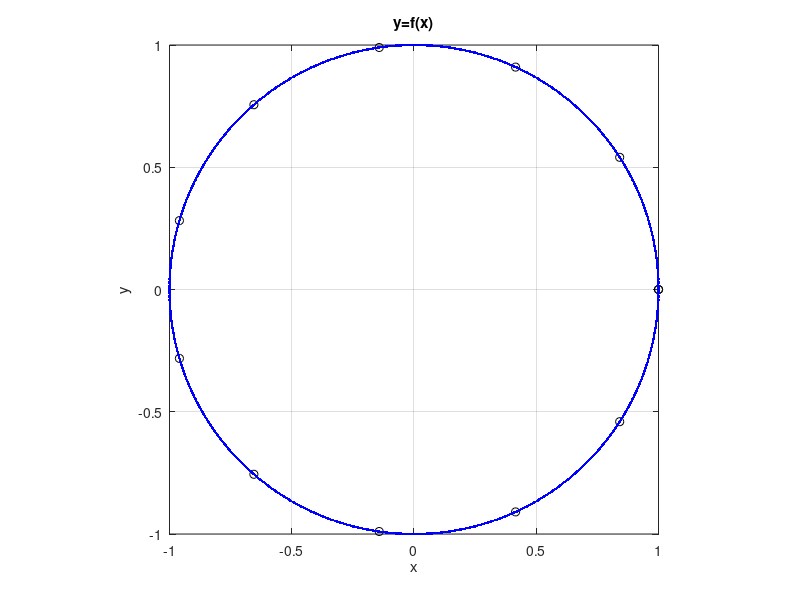

The MATLAB source for this figure:
% interp_circle.m
% x(i) = ax0 +ax1*i^1 + ax2*i^2 + ... + axN*i^N
% y(i) = ay0 +ay1*i^1 + ay2*i^2 + ... + ayN*i^N
clear all; close all;
N = 11; % stopien wielomianow
i = (0 : N)'; % zmienna "i" wielomianu w wezlach ("rzadka")
xi = cos( 2*pi/N * i ); % wartosci funkcji x=kosinus w wezlach
yi = sin( 2*pi/N * i ); % wartosci funkcji y=sinus w wezlach
[ i, xi, yi ], % sprawdzenie wartosci
X = vander(i), % wygenerowanie i pokazanie macierzy Vandermonde’a
ax = inv(X) * xi; % obliczenie wielu wsp. wielomianu dla zmiennej x
ay = inv(X) * yi; % obliczenie wielu wsp. wielomianu dla zmiennej y
id = 0 : 0.01 : N; % zmienna "i" dokladna
xd = cos( 2*pi/N * id ); % dokladne wartosci x
yd = sin( 2*pi/N * id ); % dokladne wartosci y
figure; axis equal; plot( xi,yi,'ko', xd,yd,'r--', polyval(ax,id), polyval(ay,id),'b.-');
xlabel('x'); ylabel('y'); title('y=f(x)'); axis square; grid; xlim([-1,1]); ylim([-1,1]);

% Dla n =4 - duzy blad
% n = 5 - duzy
%n = 6 - nadal widac czerwony okrag
%n = 7 - ok
%n = 10 -ok, tez sie nie domyka
%n = 11 - ostatnie bez ostrzezenia, nie domyka sie, niebieska linia blisko
%czerwonej
%n = 12 - ostrzezenia ze skalowaniem macierzy niebieski okrag nie jest
%zamkniety